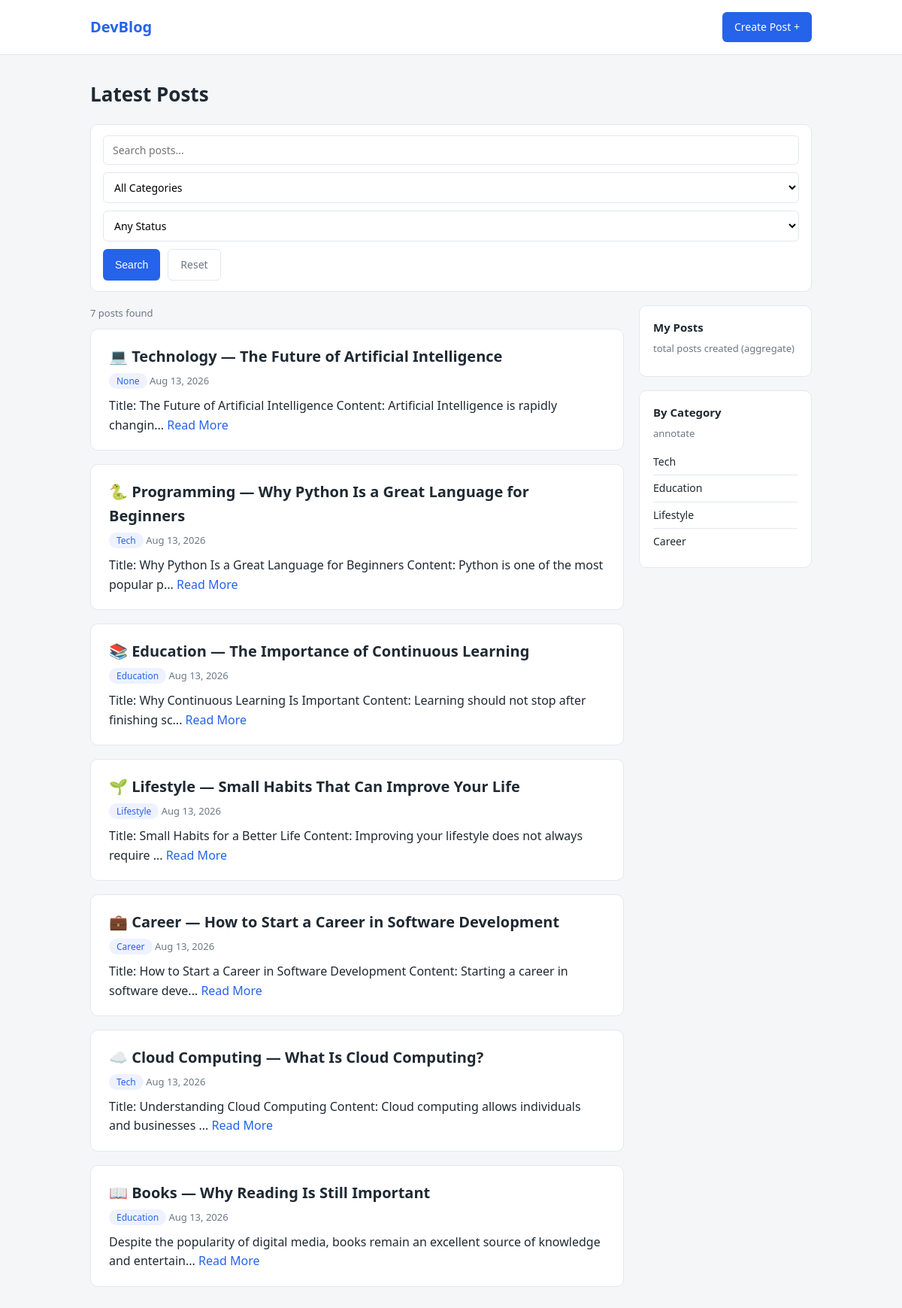
The app's page / (signed in) with its own data.
### posts/models.py (models this page shows, shortened)
class TimeStampMixin(models.Model):
    created_at = models.DateTimeField(auto_now_add=True)
    updated_at = models.DateTimeField(auto_now=True)
    class Meta:
        abstract = True

class Post(TimeStampMixin):
    STATUS_CHOICES = [
        ('draft','DRAFT'),
        ('published','PUBLISHED'),
    ]
    title = models.CharField(max_length=255)
    content = models.TextField()
    category = models.ForeignKey(
        to=Category,
        on_delete=models.CASCADE,
        related_name='posts',
        null=True,
        blank=True
    )
    status = models.CharField(max_length=15,choices=STATUS_CHOICES,default='draft')
    author = models.ForeignKey(
        to=User,
        on_delete=models.SET_NULL,
        null=True,blank=True,
        related_name='posts'
    )

class Category(TimeStampMixin):
    category_name = models.CharField(max_length=255)
    def __str__(self):
        return self.category_name

### posts/views.py (the view)
# urls.py: path('', view=post_list_view,name="post_list"),
def post_list_view(request):
    try:
        query = request.GET.get('query','')
        category_id = request.GET.get('category_id','')
        status = request.GET.get('status','')
        posts = Post.objects.select_related('category','author')
        if query:
          posts = posts.filter(
              Q(title__icontains=query) |
              Q(content__icontains=query) |
              Q(author__username__icontains=query)
    )#search
        if category_id :
            posts = posts.filter(category_id=category_id)
        if status:
            posts = posts.filter(status = status )
        post_summary_list = []
        for post in posts:
            post_summary_list.append(
                {
                    "id": post.id,
                    "title": post.title,
                    "content": post.content[:100],
                    "category": post.category,
                    "created_at":post.created_at
                }
            )
        my_total = None
        my_categories = None
        if request.user.is_authenticated:
            my_total = Post.objects.filter(author=request.user).aggregate(
                total_posts=Count('id')
            )
        my_categories = Category.objects.annotate(
            post_count = Count('posts'))
        return render(
            request=request,
            template_name='post_list.html',
            context={
                'post_summary':post_summary_list,
                'categories':Category.objects.all(),
                'status_choices':Post.STATUS_CHOICES,
                'query':query,
                'selected_category':category_id,
                'selected_status':status,
                'my_total':my_total,
                "my_categories":my_categories,
                "result_count":len(post_summary_list)
            }
        )
    except Exception as e:
         return render(
            request=request,
            template_name='error.html',
            context={'error':e}
        )

### templates/post_list.html (shortened to what this page needs)
{% extends 'base.html' %}
{% block content %}
<h1>Latest Posts</h1>
<form class="filter-bar" method="get">
    <input type="text" name="query" value="{{ query }}" placeholder="Search posts...">
    <select name="category_id">
        <option value="">All Categories</option>
    </select>
    <select name="status">
        <option value="">Any Status</option>
    </select>
    <button class="btn" type="submit">Search</button>
    <a class="btn btn-ghost" href="{% url 'post_list' %}">Reset</a>
</form>
<div class="layout">
    <div class="main-col">
        <p class="meta">{{ result_count }} post{{ result_count|pluralize }} found</p>
        {% for post in post_summary %}
            <div class="card">
                <h2><a href="{% url 'post_detail' post.id %}">{{ post.title }}</a></h2>
                <div class="meta">
                    <span class="badge">{{ post.category }}</span>
                    {{ post.created_at|date:"M d, Y" }}
                </div>
                <p>{{ post.content }}...
                    <a class="read-more" href="{% url 'post_detail' post.id %}">Read More</a>
                </p>
            </div>
        {% empty %}
            <div class="card"><p>Nothing matched your search.</p></div>
        {% endfor %}
    </div>
    <aside class="side-col">
        {% if user.is_authenticated %}
            <div class="card">
                <h4>My Posts</h4>
                <p class="meta">total posts created (aggregate)</p>
            </div>
            <div class="card">
                <h4>By Category</h4>
                <p class="meta">annotate</p>
                <ul class="side-list">
                    {% for c in my_categories %}
                    <li>
                        <span>{{ c.category_name }}</span>
                    </li>
                    {% endfor %}
                </ul>
            </div>
        {% else %}
            <div class="card">
                <p class="meta">Log in to see your post stats.</p>
            </div>
        {% endif %}
    </aside>
</div>
{% endblock %}

### static/css/style.css (style rules this page uses)
:root { --bg: #f4f6f8; --card: #ffffff; --text: #1f2933; --muted: #6b7785; --accent: #2563eb; --border: #e3e8ee; }
* { box-sizing: border-box; margin: 0; padding: 0; }
body { font-family: system-ui, "Segoe UI", Roboto, sans-serif; background: var(--bg); color: var(--text); line-height: 1.6; }
h1 { font-size: 26px; margin-bottom: 18px; }
.btn { display: inline-block; background: var(--accent); color: #fff; padding: 9px 16px; border: none; border-radius: 6px; font-size: 14px; cursor: pointer; text-decoration: none; }
.btn-ghost { background: transparent; color: var(--muted); border: 1px solid var(--border); }
.card { background: var(--card); border: 1px solid var(--border); border-radius: 10px; padding: 20px 24px; margin-bottom: 18px; }
.card h2 { font-size: 20px; margin-bottom: 6px; }
.card h2 a { color: var(--text); text-decoration: none; }
.meta { color: var(--muted); font-size: 13px; margin-bottom: 10px; }
.badge { background: #eef2ff; color: var(--accent); padding: 2px 10px; border-radius: 20px; font-size: 12px; }
.read-more { color: var(--accent); text-decoration: none; font-weight: 500; }
.filter-bar { display: flex; gap: 10px; flex-wrap: wrap; background: var(--card); border: 1px solid var(--border); border-radius: 10px; padding: 14px 16px; margin-bottom: 18px; }
.filter-bar input[type=text] { flex: 1; min-width: 180px; padding: 9px 12px; border: 1px solid var(--border); border-radius: 6px; font-size: 14px; }
.filter-bar select { padding: 9px 10px; border: 1px solid var(--border); border-radius: 6px; background: #fff; font-size: 14px; }
.layout { display: flex; gap: 20px; align-items: flex-start; }
.main-col { flex: 1; min-width: 0; }
.side-col { width: 230px; flex-shrink: 0; }
.side-col .card { padding: 16px 18px; }
.side-col h4 { font-size: 15px; margin-bottom: 6px; }
.side-list { list-style: none; margin-top: 10px; }
.side-list li { display: flex; justify-content: space-between; padding: 6px 0; border-bottom: 1px solid var(--border); font-size: 14px; }
.side-list li:last-child { border-bottom: none; }
form input[type=text], form textarea, form select { width: 100%; padding: 9px 12px; border: 1px solid var(--border); border-radius: 6px; font-family: inherit; font-size: 14px; }

### records on screen
Post: title "💻 Technology — The Future of Artificial Intelligence", created_at "Aug 13, 2026"
Category: title "🐍 Programming — Why Python Is a Great Language for Beginners", category "Tech", created_at "Aug 13, 2026", content "Title: Why Python Is a Great Language for Beginners Content: Python is one of the most popular p", title "☁️ Cloud Computing — What Is Cloud Computing?", content "Title: Understanding Cloud Computing Content: Cloud computing allows individuals and businesses", category_name "Tech"
Category: title "📚 Education — The Importance of Continuous Learning", category "Education", created_at "Aug 13, 2026", content "Title: Why Continuous Learning Is Important Content: Learning should not stop after finishing sc", title "📖 Books — Why Reading Is Still Important", content "Despite the popularity of digital media, books remain an excellent source of knowledge and entertain", category_name "Education"
Category: title "🌱 Lifestyle — Small Habits That Can Improve Your Life", category "Lifestyle", created_at "Aug 13, 2026", content "Title: Small Habits for a Better Life Content: Improving your lifestyle does not always require", category_name "Lifestyle"
Category: title "💼 Career — How to Start a Career in Software Development", category "Career", created_at "Aug 13, 2026", content "Title: How to Start a Career in Software Development Content: Starting a career in software deve", category_name "Career"

### other values on screen
{{ result_count }} "7"
{{ post.category }} "None"
{{ post.content }} "Title: The Future of Artificial Intelligence Content: Artificial Intelligence is rapidly changin"
